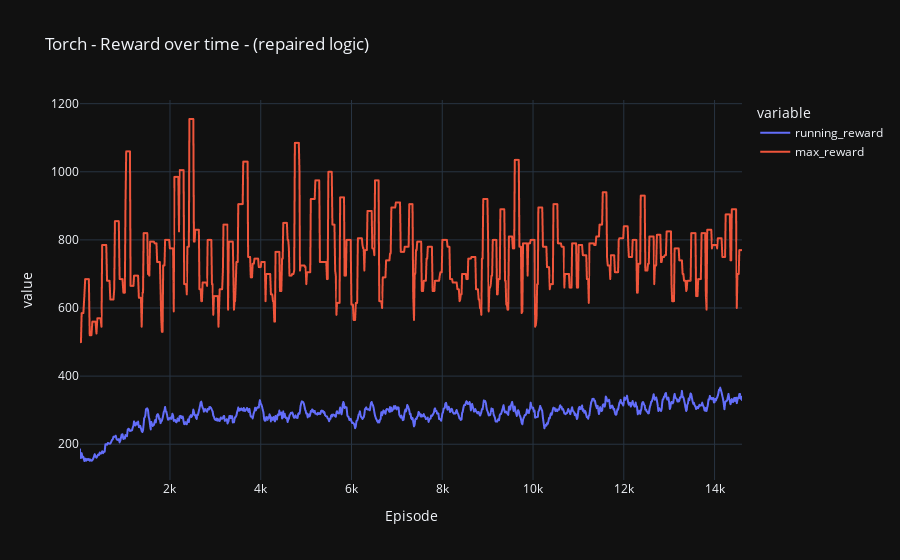

The cell this chart's notebook holds for it:
### Markdown cell above
### Adjusted torch

In the working example of torch, as many settings as possible was kept the same. Most of the changes were made to what values were logged.

- Runtime:
    - 10,000,000 frames. This roughly equates to 15,000 episodes.
    - "Solved" set to a running reward score of >500.
    - No other early stopping parameter, ie max number of episodes set to 0 (inf).
- Exploration:
    - 50,000 random frames.
    - 1,000,000 greedy frames.
- Memory:
    - Max memory length set to 1,000,000 as per the DeepMind-paper suggestion.
    - Target network updated every 10,000 frames.
- Logged metrics:
    - Episode count
    - Episode reward (that episode) - Added
        - Not very intresting, but neither was the number 10,000 times 2,3,4 etc when showing frame count...
    - Running reward (mean of the last 100 episodes)
    - Max reward (out of the last 100 episodes)
    - Epsilon - Added
        - There were expectations of a more intresting slope from this, but it dives to its minimal value almost instantly.
        - De-click the other parameters in the graph above to see what happens.
    - Loss - Added
        - A more intresting metric for sure, but also benefits of not being shown in the same graph.
        - But not intresting enough to get it's own graph, again the suggestment is to use the interactive functionality of plotly express.
    - Time since start

Another optimizing feature that was implemented for this run of the model was the fix of a numpy related issue. See line:120 in *torch_trainer.py*. The line

<center>

`state_tensor = torch.from_numpy(np.array(state)).float().unsqueeze(0).to(device)`

</center>

looks kind of intimidating. It replaced an earlier version where the expression *np.arrays()* was used. But this cut runtime by a lot! Just compare to the "Broken Logic" graphs. From 6000 episodes in 10 hours, to 15,000 in the same time!

This took a *RTX 2070 Super* gpu about 10 hours to finish.

### Code cell
plot_running_max([
    "./logs/torch/modelstats_18-12.csv",
    "./logs/torch/modelstats_19-12.csv",
], title="Torch - Reward over time - (repaired logic)")

### Figure 1 — Plotly figure (JSON) as saved in the notebook; plotly's stock layout.template omitted (floating-point values rounded to 4 significant figures; data arrays with more than 128 entries replaced by an {"elided": "..."} marker saying what was removed)
{"data": [{"hovertemplate": "<b>%{hovertext}</b><br><br>variable=running_reward<br>Episode=%{x}<br>value=%{y}<extra></extra>", "hovertext": {"elided": "1000 int values"}, "legendgroup": "running_reward", "line": {"color": "#636efa", "dash": "solid"}, "marker": {"symbol": "circle"}, "mode": "lines", "name": "running_reward", "showlegend": true, "type": "scattergl", "x": {"elided": "1000 int values"}, "xaxis": "x", "y": {"elided": "1000 float values"}, "yaxis": "y"}, {"hovertemplate": "<b>%{hovertext}</b><br><br>variable=max_reward<br>Episode=%{x}<br>value=%{y}<extra></extra>", "hovertext": {"elided": "1000 int values"}, "legendgroup": "max_reward", "line": {"color": "#EF553B", "dash": "solid"}, "marker": {"symbol": "circle"}, "mode": "lines", "name": "max_reward", "showlegend": true, "type": "scattergl", "x": {"elided": "1000 int values"}, "xaxis": "x", "y": {"elided": "1000 int values"}, "yaxis": "y"}], "layout": {"legend": {"title": {"text": "variable"}, "tracegroupgap": 0}, "title": {"text": "Torch - Reward over time - (repaired logic)"}, "xaxis": {"anchor": "y", "domain": [0, 1], "title": {"text": "Episode"}}, "yaxis": {"anchor": "x", "domain": [0, 1], "title": {"text": "value"}}}}
